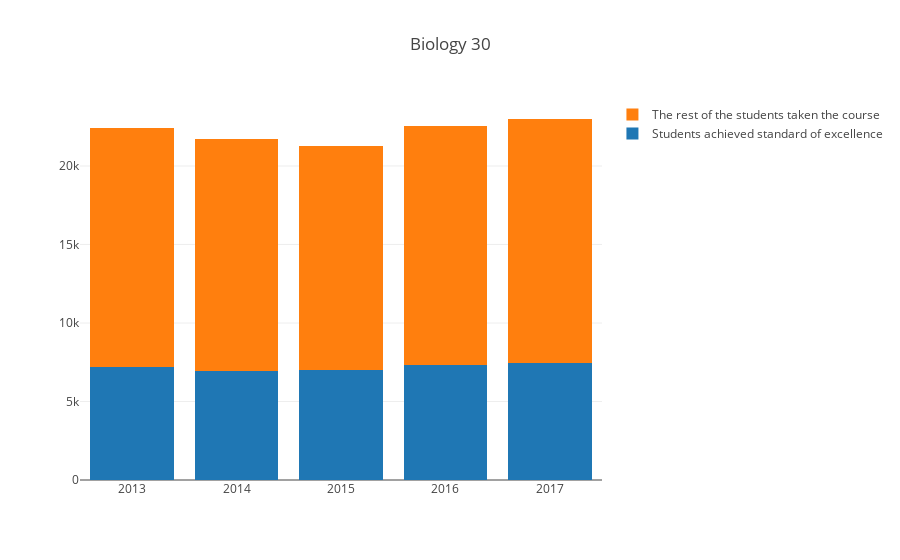

Source (notebook cell):
### Markdown cell above
Let's check how many students achieved a "standard of excellence" relative to the number of students taking this course:

### Code cell
trace2 = go.Bar( x= result['Year'], y=result["Prov Students Writing"]/100*(100-result["Prov Exam Mark % Exc"]), 
                name='The rest of the students taken the course')
trace1 = go.Bar(x=result['Year'], y=result["Prov Students Writing"]/100*result["Prov Exam Mark % Exc"],
    name='Students achieved standard of excellence')

data = [trace1, trace2]
layout = go.Layout(
    barmode='stack',
    title=diploma_course,
)

fig = go.Figure(data=data, layout=layout)
iplot(fig, filename='stacked-bar')

### Figure 1 — Plotly figure (JSON) as saved in the notebook; plotly's stock layout.template omitted (floating-point values rounded to 4 significant figures)
{"data": [{"name": "Students achieved standard of excellence", "type": "bar", "x": ["2013", "2014", "2015", "2016", "2017"], "y": [7222.0, 6911.0, 7015.0, 7306.0, 7427.0]}, {"name": "The rest of the students taken the course", "type": "bar", "x": ["2013", "2014", "2015", "2016", "2017"], "y": [15210.0, 14820.0, 14240.0, 15240.0, 15570.0]}], "layout": {"barmode": "stack", "title": "Biology 30"}}
